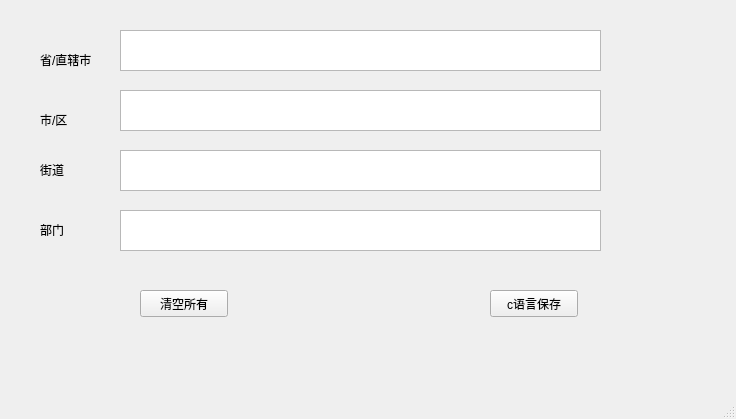
<?xml version="1.0" encoding="UTF-8"?>
<ui version="4.0">
 <class>MainWindow</class>
 <widget class="QMainWindow" name="MainWindow">
  <property name="geometry">
   <rect>
    <x>0</x>
    <y>0</y>
    <width>736</width>
    <height>419</height>
   </rect>
  </property>
  <property name="windowTitle">
   <string>MainWindow</string>
  </property>
  <widget class="QWidget" name="centralWidget">
   <widget class="QLabel" name="label">
    <property name="geometry">
     <rect>
      <x>40</x>
      <y>50</y>
      <width>66</width>
      <height>19</height>
     </rect>
    </property>
    <property name="text">
     <string>省/直辖市</string>
    </property>
   </widget>
   <widget class="QLabel" name="label_2">
    <property name="geometry">
     <rect>
      <x>40</x>
      <y>110</y>
      <width>66</width>
      <height>19</height>
     </rect>
    </property>
    <property name="text">
     <string>市/区</string>
    </property>
   </widget>
   <widget class="QLabel" name="label_3">
    <property name="geometry">
     <rect>
      <x>40</x>
      <y>160</y>
      <width>66</width>
      <height>19</height>
     </rect>
    </property>
    <property name="text">
     <string>街道</string>
    </property>
   </widget>
   <widget class="QLabel" name="label_4">
    <property name="geometry">
     <rect>
      <x>40</x>
      <y>220</y>
      <width>66</width>
      <height>19</height>
     </rect>
    </property>
    <property name="text">
     <string>部门</string>
    </property>
   </widget>
   <widget class="QTextEdit" name="textEdit">
    <property name="geometry">
     <rect>
      <x>120</x>
      <y>30</y>
      <width>481</width>
      <height>41</height>
     </rect>
    </property>
   </widget>
   <widget class="QTextEdit" name="textEdit_2">
    <property name="geometry">
     <rect>
      <x>120</x>
      <y>90</y>
      <width>481</width>
      <height>41</height>
     </rect>
    </property>
   </widget>
   <widget class="QTextEdit" name="textEdit_3">
    <property name="geometry">
     <rect>
      <x>120</x>
      <y>150</y>
      <width>481</width>
      <height>41</height>
     </rect>
    </property>
   </widget>
   <widget class="QTextEdit" name="textEdit_4">
    <property name="geometry">
     <rect>
      <x>120</x>
      <y>210</y>
      <width>481</width>
      <height>41</height>
     </rect>
    </property>
   </widget>
   <widget class="QPushButton" name="save">
    <property name="geometry">
     <rect>
      <x>490</x>
      <y>290</y>
      <width>88</width>
      <height>27</height>
     </rect>
    </property>
    <property name="text">
     <string>c语言保存</string>
    </property>
   </widget>
   <widget class="QPushButton" name="clean">
    <property name="geometry">
     <rect>
      <x>140</x>
      <y>290</y>
      <width>88</width>
      <height>27</height>
     </rect>
    </property>
    <property name="text">
     <string>清空所有</string>
    </property>
   </widget>
  </widget>
  <widget class="QMenuBar" name="menuBar">
   <property name="geometry">
    <rect>
     <x>0</x>
     <y>0</y>
     <width>736</width>
     <height>28</height>
    </rect>
   </property>
  </widget>
  <widget class="QStatusBar" name="statusBar"/>
 </widget>
 <layoutdefault spacing="6" margin="11"/>
 <resources/>
 <connections/>
</ui>
